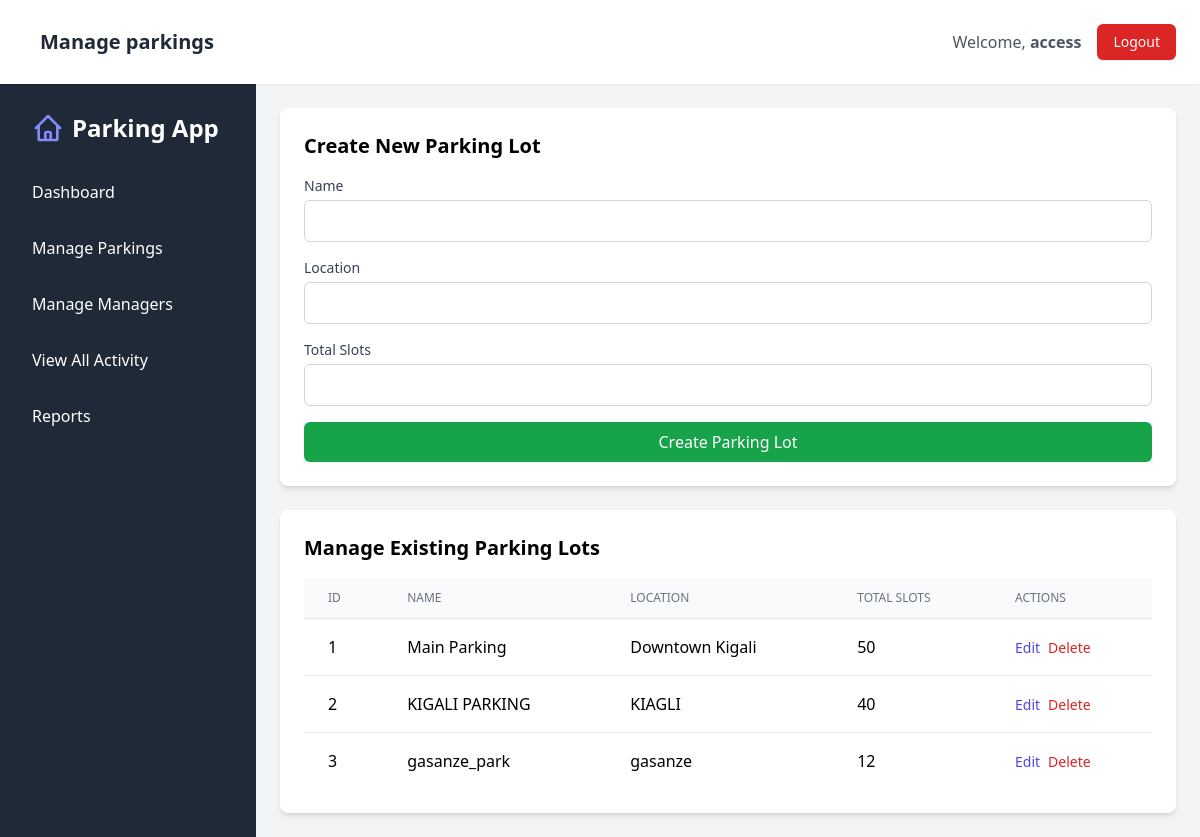
The page /dashboard.php?page=manage_parkings (signed in) on the database its author committed.
### tables this page shows
CREATE TABLE `parkings` (
  `parking_id` int(11) NOT NULL,
  `name` varchar(100) NOT NULL,
  `location` varchar(255) NOT NULL,
  `total_slots` int(11) NOT NULL CHECK (`total_slots` > 0),
  `created_by` int(11) DEFAULT NULL,
  `created_at` datetime NOT NULL DEFAULT current_timestamp()
);

### views/admin_manage_parkings.php (the view, shortened to what this page needs)
<?php
try {
    $parkings_stmt = $conn->query("SELECT * FROM parkings");
    $parkings = $parkings_stmt->fetchAll(PDO::FETCH_ASSOC);
} catch (PDOException $e) {
    $message = "Error fetching parking lots: " . $e->getMessage();
    $parkings = [];
}
?>
<div class="space-y-6">
    <div class="bg-white p-6 rounded-lg shadow-md">
        <h2 class="text-xl font-bold mb-4">Create New Parking Lot</h2>
        <form action="dashboard.php?page=manage_parkings" method="POST" class="space-y-4">
            <div>
                <label for="name" class="block text-sm font-medium text-gray-700">Name</label>
                <input type="text" id="name" name="name" required class="mt-1 block w-full px-3 py-2 border border-gray-300 rounded-md">
            </div>
            <div>
                <label for="location" class="block text-sm font-medium text-gray-700">Location</label>
                <input type="text" id="location" name="location" required class="mt-1 block w-full px-3 py-2 border border-gray-300 rounded-md">
            </div>
            <div>
                <label for="total_slots" class="block text-sm font-medium text-gray-700">Total Slots</label>
                <input type="number" id="total_slots" name="total_slots" required class="mt-1 block w-full px-3 py-2 border border-gray-300 rounded-md">
            </div>
            <button type="submit" class="w-full py-2 px-4 rounded-md shadow-sm text-white bg-green-600 hover:bg-green-700">Create Parking Lot</button>
        </form>
    </div>
    <div class="bg-white p-6 rounded-lg shadow-md">
        <h2 class="text-xl font-bold mb-4">Manage Existing Parking Lots</h2>
        <div class="overflow-x-auto">
            <table class="min-w-full divide-y divide-gray-200">
                <thead class="bg-gray-50">
                    <tr>
                        <th class="py-3 px-6 text-left text-xs font-medium text-gray-500 uppercase">ID</th>
                        <th class="py-3 px-6 text-left text-xs font-medium text-gray-500 uppercase">Name</th>
                        <th class="py-3 px-6 text-left text-xs font-medium text-gray-500 uppercase">Location</th>
                        <th class="py-3 px-6 text-left text-xs font-medium text-gray-500 uppercase">Total Slots</th>
                        <th class="py-3 px-6 text-left text-xs font-medium text-gray-500 uppercase">Actions</th>
                    </tr>
                </thead>
                <tbody class="bg-white divide-y divide-gray-200">
                    <?php foreach ($parkings as $parking): ?>
                        <tr>
                            <td class="py-4 px-6"><?= htmlspecialchars($parking['parking_id']) ?></td>
                            <td class="py-4 px-6"><?= htmlspecialchars($parking['name']) ?></td>
                            <td class="py-4 px-6"><?= htmlspecialchars($parking['location']) ?></td>
                            <td class="py-4 px-6"><?= htmlspecialchars($parking['total_slots']) ?></td>
                            <td class="py-4 px-6 flex space-x-2">
                                <form action="dashboard.php?page=manage_parkings" method="POST">
                                    <button type="button" class="text-indigo-600 hover:text-indigo-900 text-sm font-medium" onclick="toggleEditForm(this)">Edit</button>
                                </form>
                                <form action="dashboard.php?page=manage_parkings" method="POST" onsubmit="return confirm('Are you sure you want to delete this parking lot?');">
                                    <button type="submit" class="text-red-600 hover:text-red-900 text-sm font-medium">Delete</button>
                                </form>
                            </td>
                        </tr>
                    <?php endforeach; ?>
                </tbody>
            </table>
        </div>
    </div>
</div>

### dashboard.php (shortened to what this page needs)
<?php
$role = $_SESSION['role'];
$username = $_SESSION['username'];
$page = $_GET['page'] ?? 'home';
$page_map = [
    'SuperAdmin' => [
        'home' => 'superadmin_dashboard.php',
        'manage_users' => 'superadmin_manage_users.php',
        'reports' => 'admin_reports.php',
    ],
    'Admin' => [
        'home' => 'admin_dashboard.php',
        'manage_parkings' => 'admin_manage_parkings.php',
        'manage_managers' => 'admin_manage_managers.php',
        'view_activity' => 'admin_view_activity.php',
        'reports' => 'admin_reports.php',
    ],
    'ParkingManager' => [
        'home' => 'manager_dashboard.php',
        'daily_report' => 'manager_daily_report.php',
    ],
];
$content_file = 'views/' . $page_map[$role][$page];
?>
<!DOCTYPE html>
<html lang="en">
<head>
    <script src="https://cdn.tailwindcss.com"></script>
</head>
<body class="bg-gray-100 font-sans min-h-screen flex flex-col">
    <header class="bg-white shadow-sm flex justify-between items-center p-4 md:p-6 sticky top-0 z-20">
        <div class="flex items-center space-x-4">
            <h1 class="text-lg sm:text-xl font-semibold text-gray-800">
                <?= ucfirst(str_replace(['_', '-'], ' ', $page)) ?>
            </h1>
        </div>
        <div class="flex items-center space-x-4">
            <span class="text-gray-600 text-sm sm:text-base">Welcome, <strong><?= htmlspecialchars($username) ?></strong></span>
            <a href="logout.php" class="py-2 px-4 rounded-md shadow-sm text-sm font-medium text-white bg-red-600 hover:bg-red-700">Logout</a>
        </div>
    </header>
    <div class="flex flex-1">
        <div id="sidebar" class="bg-gray-800 text-white w-full md:w-64 space-y-6 py-7 px-4 absolute md:static inset-y-0 left-0 transform -translate-x-full md:translate-x-0 transition-transform duration-200 ease-in-out z-10">
            <a href="dashboard.php" class="text-white flex items-center space-x-2 px-4">
                <span class="text-xl sm:text-2xl font-extrabold">Parking App</span>
            </a>
            <nav class="space-y-2">
                <a href="dashboard.php?page=home" class="block py-3 px-4 rounded transition duration-200 hover:bg-gray-700 text-sm sm:text-base">
                    Dashboard
                </a>
                <?php if ($role == 'Admin'): ?>
                    <a href="dashboard.php?page=manage_parkings" class="block py-3 px-4 rounded transition duration-200 hover:bg-gray-700 text-sm sm:text-base">
                        Manage Parkings
                    </a>
                    <a href="dashboard.php?page=manage_managers" class="block py-3 px-4 rounded transition duration-200 hover:bg-gray-700 text-sm sm:text-base">
                        Manage Managers
                    </a>
                    <a href="dashboard.php?page=view_activity" class="block py-3 px-4 rounded transition duration-200 hover:bg-gray-700 text-sm sm:text-base">
                        View All Activity
                    </a>
                    <a href="dashboard.php?page=reports" class="block py-3 px-4 rounded transition duration-200 hover:bg-gray-700 text-sm sm:text-base">
                        Reports
                    </a>
                <?php endif; ?>
            </nav>
        </div>
        <main class="flex-1 overflow-y-auto p-4 sm:p-6">
            <div class="max-w-7xl mx-auto">
                <?php
                    if (file_exists($content_file)) {
                        include $content_file;
                    } else {
                        echo "<div class='bg-red-100 p-4 rounded-md text-red-800'>Page not found.</div>";
                    }
                ?>
            </div>
        </main>
    </div>
</body>
</html>

### rows shown on the page
parkings: parking_id "1", name "Main Parking", location "Downtown Kigali", total_slots "50"
parkings: parking_id "2", name "KIGALI PARKING", location "KIAGLI", total_slots "40"
parkings: parking_id "3", name "gasanze_park", location "gasanze", total_slots "12"

### other values the page prints
str_replace(['_', '-'], ' ', $page) "Manage parkings"
$username "access"
